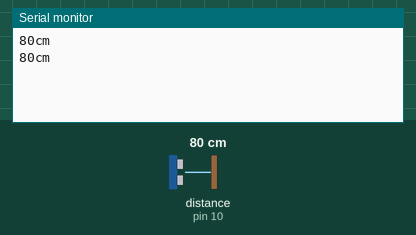
Simulated run of this sketch. Board: Arduino Mega 2560, built with avr-gcc and run on an emulated ATmega2560. Shown: the last lines printed to the serial monitor. Wiring (inferred from the names in the program): ultrasonic range finder: trigger pin 11; echo pin 10. The inputs (shaded band) are chosen by the test bench; at power-on: distance to the obstacle (sensor on pin 10) 80 cm. The echo pulse lasts 58.3 µs per cm.

Above: at 1.8 s.
1.9 s: distance to the obstacle (sensor on pin 10) set to 2 cm
At 2.8 s:
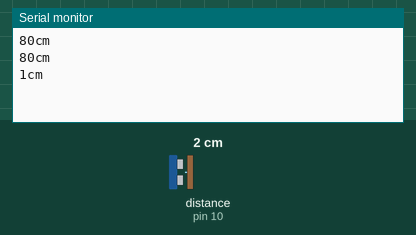
3.4 s: distance to the obstacle (sensor on pin 10) set to 4 cm
At 4.8 s:
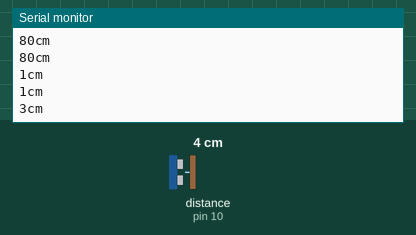
Timing chart, 0 to 6.4 s (numbered marks = the images above; inputs shaded):
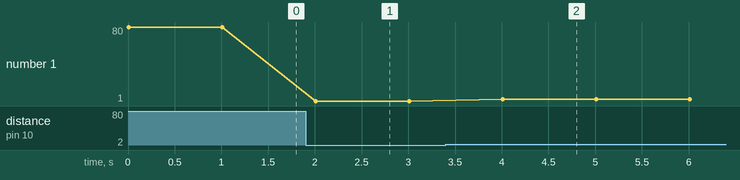

Measured:
- after the input at 1.9 s, the serial monitor: prints a new line after 0.11 s (image 1)
- after the input at 3.4 s, the serial monitor: prints a new line after 0.61 s (image 2)
- plotted number 1: 80 → 1 after the input at 1.9 s, 1 → 3 after the input at 3.4 s

The sketch:

Programme.ino
```cpp
//Function: This procedure applies in the using ARDUINO MEGA 2560 drive ultrasonic module HC-SR-04.Measure distances with a serial show
//Time: August 16, 2012
int TrigPin = 11;
int EchoPin = 10;
void setup()
{
  Serial.begin(9600);
  pinMode(TrigPin,OUTPUT);
  pinMode(EchoPin,INPUT);
}
void loop()
{
  int distance,duration;

  digitalWrite(TrigPin,HIGH);//TrigPin prepare high of more than 10us
  delayMicroseconds(11);
  digitalWrite(TrigPin,LOW);

  duration = pulseIn(EchoPin, HIGH);//EchoPin received high start counting until the receiver to the low,return to the count valu
  duration = duration/29/2;//Calculating the distance  cm
                           // The speed of sound is 340 m/s or 29 microseconds per centimeter.

  Serial.print(duration);//Serial display distance
  Serial.print("cm");
  Serial.println();
  delay(1000);
}
```
